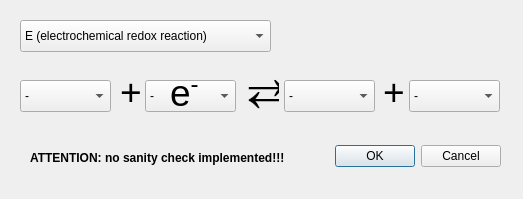
<?xml version="1.0" encoding="UTF-8"?>
<ui version="4.0">
 <class>ChooseReaction</class>
 <widget class="QDialog" name="ChooseReaction">
  <property name="geometry">
   <rect>
    <x>0</x>
    <y>0</y>
    <width>523</width>
    <height>199</height>
   </rect>
  </property>
  <property name="windowTitle">
   <string>Dialog</string>
  </property>
  <widget class="QDialogButtonBox" name="buttonBox">
   <property name="geometry">
    <rect>
     <x>330</x>
     <y>140</y>
     <width>171</width>
     <height>32</height>
    </rect>
   </property>
   <property name="orientation">
    <enum>Qt::Horizontal</enum>
   </property>
   <property name="standardButtons">
    <set>QDialogButtonBox::Cancel|QDialogButtonBox::Ok</set>
   </property>
  </widget>
  <widget class="QComboBox" name="comboBox_type">
   <property name="geometry">
    <rect>
     <x>20</x>
     <y>20</y>
     <width>251</width>
     <height>32</height>
    </rect>
   </property>
   <item>
    <property name="text">
     <string>E (electrochemical redox reaction)</string>
    </property>
   </item>
   <item>
    <property name="text">
     <string>C (chemical reaction 1st order)</string>
    </property>
   </item>
   <item>
    <property name="text">
     <string>C2 (chemical reaction 2nd order)</string>
    </property>
   </item>
   <item>
    <property name="text">
     <string>Cd (Disporportionation)</string>
    </property>
   </item>
   <item>
    <property name="text">
     <string>Cc (Comproportionation)</string>
    </property>
   </item>
  </widget>
  <widget class="QLabel" name="label_arrow">
   <property name="geometry">
    <rect>
     <x>243</x>
     <y>74</y>
     <width>36</width>
     <height>43</height>
    </rect>
   </property>
   <property name="font">
    <font>
     <pointsize>36</pointsize>
     <weight>50</weight>
     <bold>false</bold>
    </font>
   </property>
   <property name="text">
    <string>⇄</string>
   </property>
  </widget>
  <widget class="QLabel" name="label_p1">
   <property name="geometry">
    <rect>
     <x>120</x>
     <y>70</y>
     <width>22</width>
     <height>43</height>
    </rect>
   </property>
   <property name="font">
    <font>
     <pointsize>28</pointsize>
    </font>
   </property>
   <property name="text">
    <string>+</string>
   </property>
  </widget>
  <widget class="QComboBox" name="comboBox_C">
   <property name="geometry">
    <rect>
     <x>284</x>
     <y>80</y>
     <width>91</width>
     <height>32</height>
    </rect>
   </property>
   <item>
    <property name="text">
     <string>-</string>
    </property>
   </item>
  </widget>
  <widget class="QLabel" name="label_p2">
   <property name="geometry">
    <rect>
     <x>383</x>
     <y>70</y>
     <width>22</width>
     <height>43</height>
    </rect>
   </property>
   <property name="font">
    <font>
     <pointsize>28</pointsize>
    </font>
   </property>
   <property name="text">
    <string>+</string>
   </property>
  </widget>
  <widget class="QComboBox" name="comboBox_D">
   <property name="geometry">
    <rect>
     <x>409</x>
     <y>80</y>
     <width>91</width>
     <height>32</height>
    </rect>
   </property>
   <item>
    <property name="text">
     <string>-</string>
    </property>
   </item>
  </widget>
  <widget class="QComboBox" name="comboBox_A">
   <property name="geometry">
    <rect>
     <x>20</x>
     <y>80</y>
     <width>91</width>
     <height>32</height>
    </rect>
   </property>
   <item>
    <property name="text">
     <string>-</string>
    </property>
   </item>
  </widget>
  <widget class="QComboBox" name="comboBox_B">
   <property name="geometry">
    <rect>
     <x>145</x>
     <y>80</y>
     <width>91</width>
     <height>32</height>
    </rect>
   </property>
   <item>
    <property name="text">
     <string>-</string>
    </property>
   </item>
  </widget>
  <widget class="QLabel" name="label_electron">
   <property name="geometry">
    <rect>
     <x>170</x>
     <y>72</y>
     <width>31</width>
     <height>41</height>
    </rect>
   </property>
   <property name="font">
    <font>
     <pointsize>36</pointsize>
    </font>
   </property>
   <property name="text">
    <string>&lt;html&gt;&lt;head/&gt;&lt;body&gt;&lt;p&gt;&lt;span style=&quot; font-size:28pt;&quot;&gt;e&lt;/span&gt;&lt;span style=&quot; font-size:28pt; vertical-align:super;&quot;&gt;-&lt;/span&gt;&lt;/p&gt;&lt;/body&gt;&lt;/html&gt;</string>
   </property>
  </widget>
  <widget class="QLabel" name="label">
   <property name="geometry">
    <rect>
     <x>30</x>
     <y>150</y>
     <width>301</width>
     <height>16</height>
    </rect>
   </property>
   <property name="font">
    <font>
     <weight>75</weight>
     <bold>true</bold>
    </font>
   </property>
   <property name="text">
    <string>ATTENTION: no sanity check implemented!!!</string>
   </property>
  </widget>
 </widget>
 <resources/>
 <connections>
  <connection>
   <sender>buttonBox</sender>
   <signal>accepted()</signal>
   <receiver>ChooseReaction</receiver>
   <slot>accept()</slot>
   <hints>
    <hint type="sourcelabel">
     <x>248</x>
     <y>254</y>
    </hint>
    <hint type="destinationlabel">
     <x>157</x>
     <y>274</y>
    </hint>
   </hints>
  </connection>
  <connection>
   <sender>buttonBox</sender>
   <signal>rejected()</signal>
   <receiver>ChooseReaction</receiver>
   <slot>reject()</slot>
   <hints>
    <hint type="sourcelabel">
     <x>316</x>
     <y>260</y>
    </hint>
    <hint type="destinationlabel">
     <x>286</x>
     <y>274</y>
    </hint>
   </hints>
  </connection>
 </connections>
</ui>
